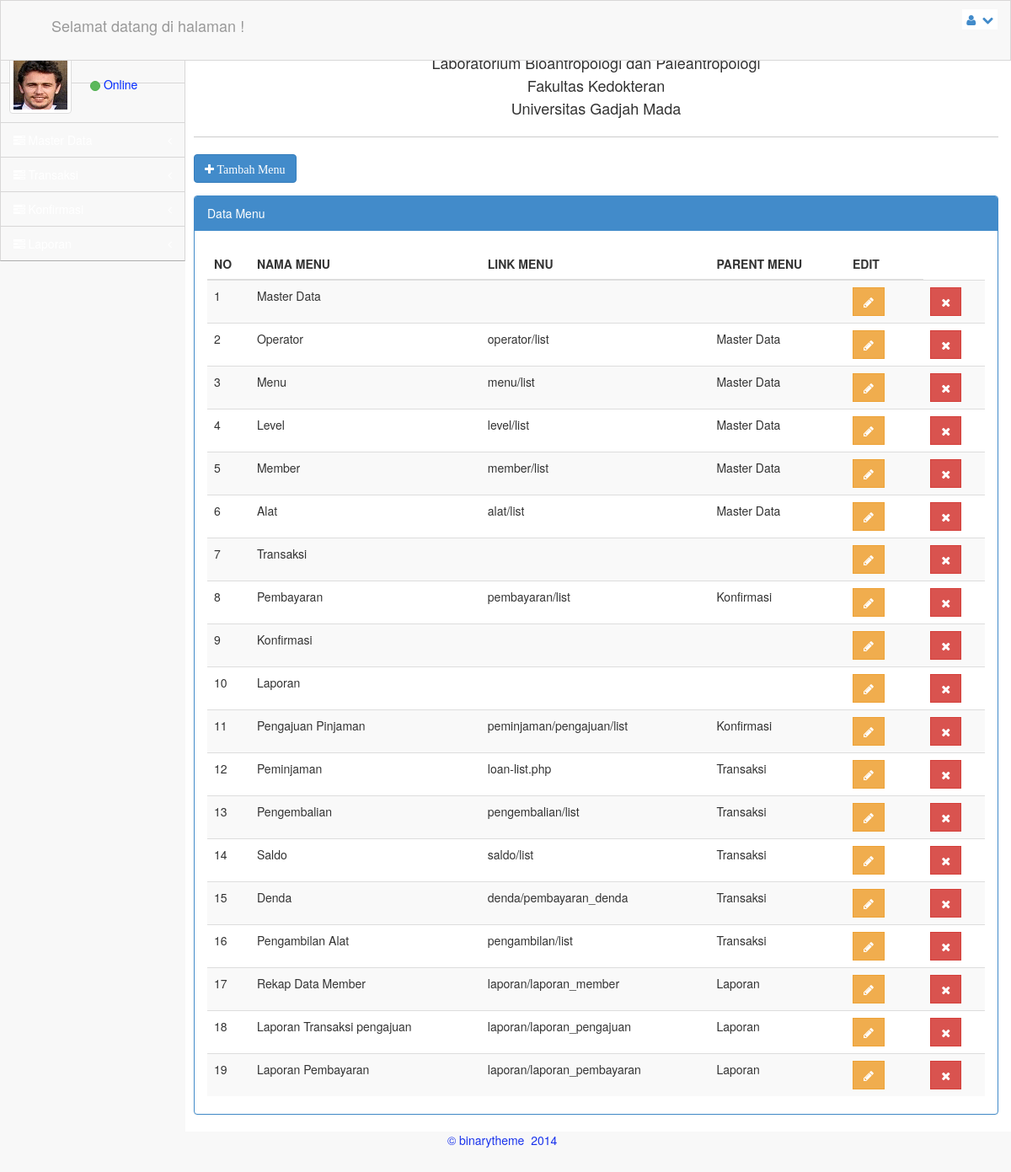
/menejemen/admin/menu.php, run on the app's committed database.
### tables this page shows
CREATE TABLE IF NOT EXISTS `ref_menu` (
`menu_id` tinyint(4) NOT NULL,
  `menu_name` varchar(30) NOT NULL,
  `menu_url` varchar(50) NOT NULL,
  `menu_parent` tinyint(4) NOT NULL
);

### menejemen/admin/menu.php (the view, shortened to what this page needs)
<!DOCTYPE html>
 <html lang="en">
<head>
    <link rel="stylesheet" href="assets/plugins/bootstrap/css/bootstrap.css" />
    <link rel="stylesheet" href="assets/css/main.css" />
    <link rel="stylesheet" href="assets/css/theme.css" />
    <link rel="stylesheet" href="assets/css/MoneAdmin.css" />
    <link rel="stylesheet" href="assets/plugins/Font-Awesome/css/font-awesome.css" />
    <link href="assets/plugins/dataTables/dataTables.bootstrap.css" rel="stylesheet" />
</head>
<body class="padTop53 " >
    <div id="wrap">
        <div id="top">
            <?php
                include '../inc/inc-top-menu.php';
            ?>
        </div>
        <div id="left">
            <div class="media user-media well-small">
                <a class="user-link" href="#">
                    <img class="media-object img-thumbnail user-img" alt="User Picture" src="assets/img/user.gif" />
                </a>
                <br />
                <div class="media-body">
                    <h5 class="media-heading"><?php echo $_SESSION['userName'];?></h5>
                    <ul class="list-unstyled user-info">
                        <li>
                             <a class="btn btn-success btn-xs btn-circle" style="width: 10px;height: 12px;"></a> Online
                        </li>
                    </ul>
                </div>
                <br />
            </div>
                    <ul id="menu" class="collapse">
                        <?php
                            include '../inc/inc-menu.php';
                        ?>
                    </ul>
        </div>
        <div id="content">
            <div class="inner">
                <div class="row">
                    <div class="col-lg-12">
                    	<center>
                        <h4 style="line-height:1.5em">
                            <?php
                                echo "Laboratorium Bioantropologi dan Paleantropologi </br>
                                	Fakultas Kedokteran </br>
                                	Universitas Gadjah Mada";
                            ?>
                        </h4>
                        </center>
                    </div>
                </div>
                <hr />
                <div class="row">
                    <div class="col-lg-12">
                        <div class="form-group">
               				     <a href="menu-add.php" class="btn btn-primary" align="right"><i class="icon-plus"> Tambah Menu</i></a></br>
                        </div>
					</div>
                </div>
                <div class="row">
                    <div class="col-lg-12">
                        <div class="panel panel-primary">
                            <div class="panel-heading">
                                Data Menu
                            </div>
                        <div class="panel-body">
                            <form action="<?php $_SERVER['PHP_SELF']?>" method="post">
                                <div class="table-responsive">
                                    <table class="table table-striped table-hover" id="dataTables-example" width="100%">
       <?php
        $per_hal = 10;
        $page = $_GET['page'];
            if(empty($page)){
                $page = 1;
            } else {
            }
            $start = ($page-1)*$per_hal;
        $var_check = "SELECT menu_id, menu_name, menu_url, menu_parent from ref_menu";
        $var_runcheck = mysql_query($var_check);
        $var_jml_baris = mysql_num_rows($var_runcheck);
        ?>
                                    <thead>
                                        <tr>
                                            <th>NO</th>
                                            <th>NAMA MENU</th>
                                            <th>LINK MENU</th>
                                            <th>PARENT MENU</th>
                                            <th width="10%">EDIT</th>
                                        </tr>
                                    </thead>
        <?php
        if($var_jml_baris==0){?>
            <tr>
                <td align="center" colspan="8">Belum ada data</td>
            </tr>
        <?php
        }
        else{
    ?>      <tbody> <?php
            $var_nomer=$start+1;
            while($var_data=mysql_fetch_array($var_runcheck)){
                $var_id         = $var_data['menu_id'];
                $var_nama       = $var_data['menu_name'];
                $var_link       = $var_data['menu_url'];
                $var_parent     = $var_data['menu_parent']; ?>
                    <tr>
                        <td><?php echo $var_nomer++?></td>
                        <td><?php echo $var_nama?></td>
                        <td><?php echo $var_link?></td>
                        <?php
                        $parent = "SELECT menu_name from ref_menu where menu_id='".$var_parent."'";
                        $runparent = mysql_query($parent);
                        $ambildata = mysql_fetch_array($runparent);
                            $varmenu_parent = $ambildata ['menu_name'];
                          ?>
                        <td><?php echo $varmenu_parent;; ?></td>
                        <td><a href="menu-edit.php?id=<?php  echo $var_id?>" class="btn btn-warning btn-rect"><i class="icon-pencil icon-white"></i></a></td>
                        <td><a href="menu-delete.php?id=<?php  echo $var_id?>" class="btn btn-danger btn-rect"><i class="icon-remove icon-white"></i></a></td>
                    </tr>
            <?php
                }
            ?>
        </tbody>
    <?php
}
    ?>                              </table>
                                </div>
                            </form>
                        </div>
                    </div>
                </div>
            </div>
        </div>
    </div>
    <div id="footer">
        <p>&copy;  binarytheme &nbsp;2014 &nbsp;</p>
    </div>
</body>
</html>

### menejemen/inc/inc-top-menu.php (shortened to what this page needs)
<nav class="navbar navbar-inverse navbar-fixed-top " style="padding-top: 10px;">
        <header class="navbar-header">
            <a href="admin-area.php" class="navbar-brand">
                <h4>
                    <?php echo "Selamat datang di halaman ".$_SESSION['levelName']."!"; ?>
                </h4>
                   	<img src="" alt="" /></a>
        </header>
	<ul class="nav navbar-top-links navbar-right">
 		<li class="dropdown">
            <a class="dropdown-toggle" data-toggle="dropdown" href="#">
                <i class="icon-user "></i>&nbsp; <i class="icon-chevron-down "></i>
            </a>
        </li>
	</ul>
</nav>

### menejemen/inc/inc-menu.php (shortened to what this page needs)
<?php
$sqlmenu1="select menu_id, menu_name, menu_parent from ref_menu where menu_parent = 0";
$resultmenu1=mysql_query($sqlmenu1);
while($datamenu1=mysql_fetch_array($resultmenu1)){
    $varMenuId=$datamenu1['menu_id'];
    $varMenuParent=$datamenu1['menu_parent'];?>
    <li class="panel" >
    <a href="#" data-toggle="collapse" data-target=".collapse-<?php echo $varMenuId; ?>" style="color: white;">
        <i class="icon-tasks"> </i>
        <span class="pull-right">
            <i class="icon-angle-left"></i>
        </span>
    </a>
    </li>
<?php
}
?>

### menejemen/admin/assets/css/main.css (style rules this page uses)
#wrap { margin: 0 auto; }
#footer { height: 48px; background-color: #222222; }
@media (min-width: 768px) { html, body { height: 100%; } }
@media (min-width: 768px) { #wrap { height: auto !important; height: 100%; min-height: 100%; padding: 0 0 48px; margin-bottom: -48px; } }
body.padTop53 { padding-top: 75px; overflow: visible; }
@media (min-width: 802px) { body.padTop53 { padding-top: 51px; } }
#wrap:before, #top:before, .head:before, #footer:before, #wrap:after, #top:after, .head:after, #footer:after { display: table; content: " "; }
#wrap:after, #top:after, .head:after, #footer:after { clear: both; }
#wrap { background-color: #f8f8f8; }
@media (min-width: 768px) { #left { position: relative; float: left; width: 100px; } }
@media (min-width: 768px) { #content { margin-left: 100px; } }
@media (min-width: 768px) { #left { margin-bottom: -10px; } }
@media (min-width: 992px) { #left { width: 220px; } }
@media (min-width: 992px) { #content { margin-left: 220px; } }
#top .navbar { margin-bottom: 0; border:1px solid rgb(216, 215, 215); background-color:#f8f8f8; }
#top .navbar-brand { padding: 0; }
.user-media { display: none; color:#0029FF; border-right:1px solid rgb(216, 215, 215); border-left:1px solid rgb(216, 215, 215); }
@media (min-width: 768px) { .user-media { display: block; } }
@media (min-width: 768px) { .user-media .media-body { display: none; } }
@media (min-width: 768px) { .user-media .user-link { position: relative; display: block; margin-right: auto; margin-left: auto; } }
@media (min-width: 768px) { .user-media .user-link .user-img { margin: 10px auto; } }
@media (min-width: 992px) { .user-media .user-link { float: left; } }
@media (min-width: 992px) { .user-media .user-link .user-img { margin: 10px; } }
@media (min-width: 992px) { .user-media .media-body { display: block; float: left; margin-left: 12px; } }
@media (min-width: 992px) { .user-media .media-body h5.media-heading { font-size: 18px; padding-top: 8px; margin-bottom: 11px; color: #050505; font-weight: bolder; } }
#menu { position: relative; overflow: hidden; border-right:1px solid rgb(216, 215, 215); border-left:1px solid rgb(216, 215, 215); background-color:#f8f8f8; border-bottom: 1px solid rgba(0, 0, 0, 0.3); -webkit-box-shadow: 0 1px 0 rgba(255, 255, 255, 0.05); box-shadow: 0 1px 0 rgba(255, 255, 255, 0.05); }
#menu, #menu ul { padding: 0; margin: 0; list-style: none; }
@media (min-width: 768px) { #menu.collapse { display: inherit !important; } }
#menu > li { position: relative; display: block; margin: 0; border-width: 0; border-radius: 0; }
#menu > li > a { position: relative; display: block; padding: 10px 15px; color: #1933EC; border-top:1px solid rgb(216, 215, 215); }
#menu > li.panel { background-color: transparent; }
#menu li > a { text-decoration: none; }
@media (min-width: 768px) { .mini-sidebar #menu > li > a, #menu > li > a { text-align: center; } }
@media (min-width: 768px) { .mini-sidebar #menu > li > a > i, #menu > li > a > i { display: block; font-size: 20px; } }
@media (min-width: 768px) { #menu:after, .mini-sidebar #menu:after { position: absolute; top: 0; right: 0; bottom: 0; left: 0; display: block; width: 0; -webkit-box-shadow: 97px 1px 5px 2px rgba(0, 0, 0, 0.6); box-shadow: 97px 1px 5px 2px rgba(0, 0, 0, 0.6); } }
@media (min-width: 992px) { #menu > li > a { text-align: left; } }
@media (min-width: 992px) { #menu > li > a > i { display: inline; font-size: 14px; } }
@media (min-width: 992px) { #menu:after { -webkit-box-shadow: 217px 1px 5px 2px rgba(0, 0, 0, 0.6); box-shadow: 217px 1px 5px 2px rgba(0, 0, 0, 0.6); } }
#content { -webkit-transition: margin 0.4s; transition: margin 0.4s; }
.inner { position: relative; min-height: 1px; padding-right: 15px; padding-left: 10px; background: #fff; border: 0px solid #e4e4e4; min-height:1200px; }
@media (min-width: 768px) { .inner { float: left; width: 100%; } }
.inner .row { margin-right: -15px; margin-left: -15px; }
#footer { margin: 0 auto; color: #1933EC; background-color:#f8f8f8; border:1px solid rgb(216, 215, 215); }
#footer p { padding: 12px 0 0; text-align: center; }
.btn-circle { width: 40px; height: 40px; padding: 8px 10px; border-radius: 500px; }
.btn-circle.btn-xs { width: 20px; height: 20px; padding: 0 5px; }
.btn-rect { border-radius: 0 !important; }
.inner hr { margin-top: 10px; border-top-color: #ccc; }

### data on the page
ref_menu: menu_name "Master Data"
ref_menu: menu_name "Transaksi"
ref_menu: menu_name "Konfirmasi"
ref_menu: menu_name "Laporan"
ref_menu: menu_name "Operator", menu_url "operator/list", ref_menu.menu_name "Master Data"
ref_menu: menu_name "Menu", menu_url "menu/list", ref_menu.menu_name "Master Data"
ref_menu: menu_name "Level", menu_url "level/list", ref_menu.menu_name "Master Data"
ref_menu: menu_name "Member", menu_url "member/list", ref_menu.menu_name "Master Data"
ref_menu: menu_name "Alat", menu_url "alat/list", ref_menu.menu_name "Master Data"
ref_menu: menu_name "Pembayaran", menu_url "pembayaran/list", ref_menu.menu_name "Konfirmasi"
ref_menu: menu_name "Pengajuan Pinjaman", menu_url "peminjaman/pengajuan/list", ref_menu.menu_name "Konfirmasi"
ref_menu: menu_name "Peminjaman", menu_url "loan-list.php", ref_menu.menu_name "Transaksi"
ref_menu: menu_name "Pengembalian", menu_url "pengembalian/list", ref_menu.menu_name "Transaksi"
ref_menu: menu_name "Saldo", menu_url "saldo/list", ref_menu.menu_name "Transaksi"
ref_menu: menu_name "Denda", menu_url "denda/pembayaran_denda", ref_menu.menu_name "Transaksi"
ref_menu: menu_name "Pengambilan Alat", menu_url "pengambilan/list", ref_menu.menu_name "Transaksi"
ref_menu: menu_name "Rekap Data Member", menu_url "laporan/laporan_member", ref_menu.menu_name "Laporan"
ref_menu: menu_name "Laporan Transaksi pengajuan", menu_url "laporan/laporan_pengajuan", ref_menu.menu_name "Laporan"
ref_menu: menu_name "Laporan Pembayaran", menu_url "laporan/laporan_pembayaran", ref_menu.menu_name "Laporan"
